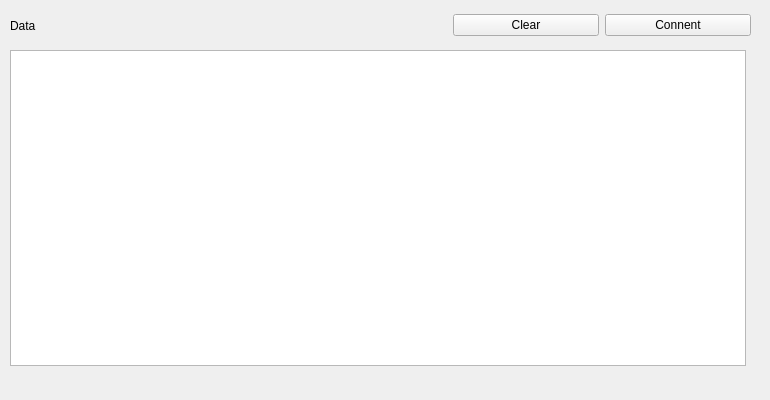
<?xml version="1.0" encoding="UTF-8"?>
<ui version="4.0">
 <class>Tab1SocketClient</class>
 <widget class="QWidget" name="Tab1SocketClient">
  <property name="geometry">
   <rect>
    <x>0</x>
    <y>0</y>
    <width>770</width>
    <height>400</height>
   </rect>
  </property>
  <property name="windowTitle">
   <string>Form</string>
  </property>
  <widget class="QWidget" name="horizontalLayoutWidget">
   <property name="geometry">
    <rect>
     <x>10</x>
     <y>10</y>
     <width>741</width>
     <height>31</height>
    </rect>
   </property>
   <layout class="QHBoxLayout" name="horizontalLayout" stretch="3,1,1">
    <item>
     <widget class="QLabel" name="pLabel">
      <property name="text">
       <string>Data</string>
      </property>
     </widget>
    </item>
    <item>
     <widget class="QPushButton" name="pPbRecvDataClear">
      <property name="text">
       <string>Clear</string>
      </property>
     </widget>
    </item>
    <item>
     <widget class="QPushButton" name="pPbServerConnect">
      <property name="text">
       <string>Connent</string>
      </property>
      <property name="checkable">
       <bool>true</bool>
      </property>
     </widget>
    </item>
   </layout>
  </widget>
  <widget class="QWidget" name="horizontalLayoutWidget_2">
   <property name="geometry">
    <rect>
     <x>10</x>
     <y>50</y>
     <width>741</width>
     <height>321</height>
    </rect>
   </property>
   <property name="focusPolicy">
    <enum>Qt::StrongFocus</enum>
   </property>
   <layout class="QHBoxLayout" name="horizontalLayout_2" stretch="0">
    <property name="spacing">
     <number>10</number>
    </property>
    <property name="rightMargin">
     <number>5</number>
    </property>
    <property name="bottomMargin">
     <number>5</number>
    </property>
    <item>
     <widget class="QTextEdit" name="pTeRecvData">
      <property name="focusPolicy">
       <enum>Qt::StrongFocus</enum>
      </property>
      <property name="tabStopWidth">
       <number>80</number>
      </property>
     </widget>
    </item>
   </layout>
  </widget>
 </widget>
 <resources/>
 <connections/>
</ui>
